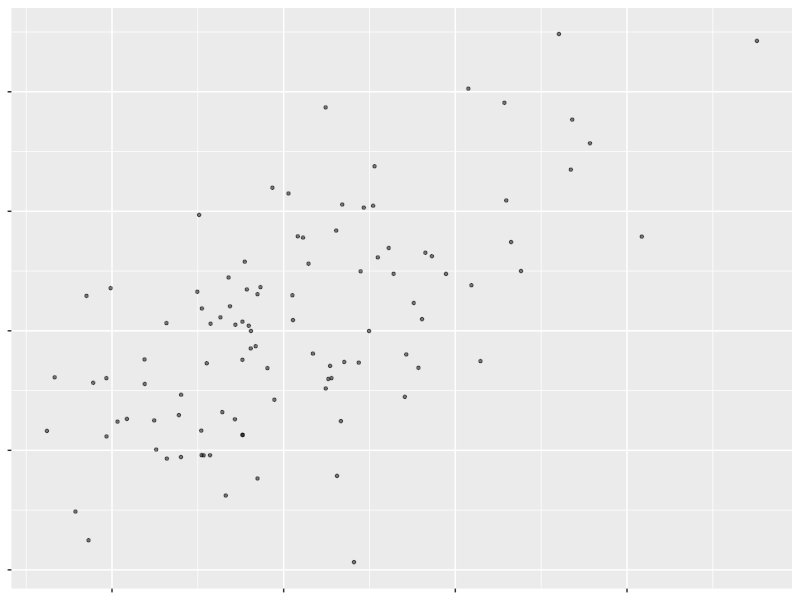
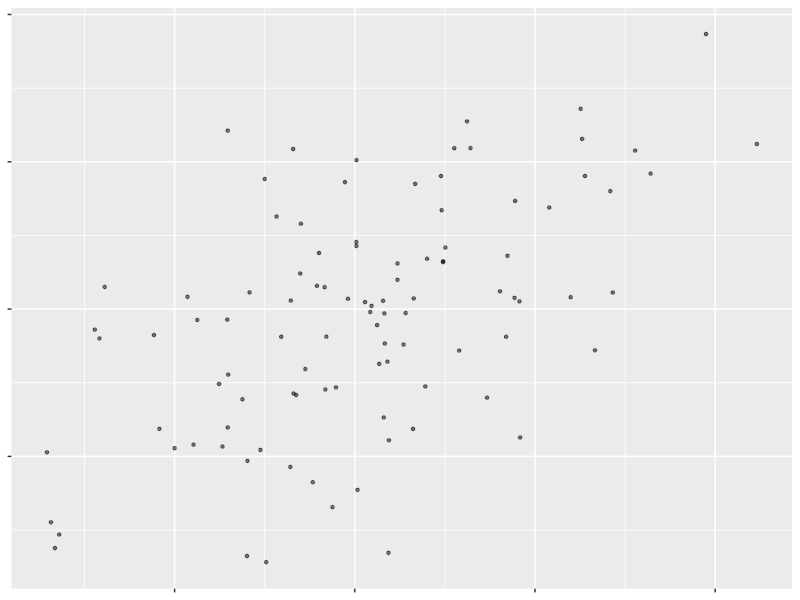
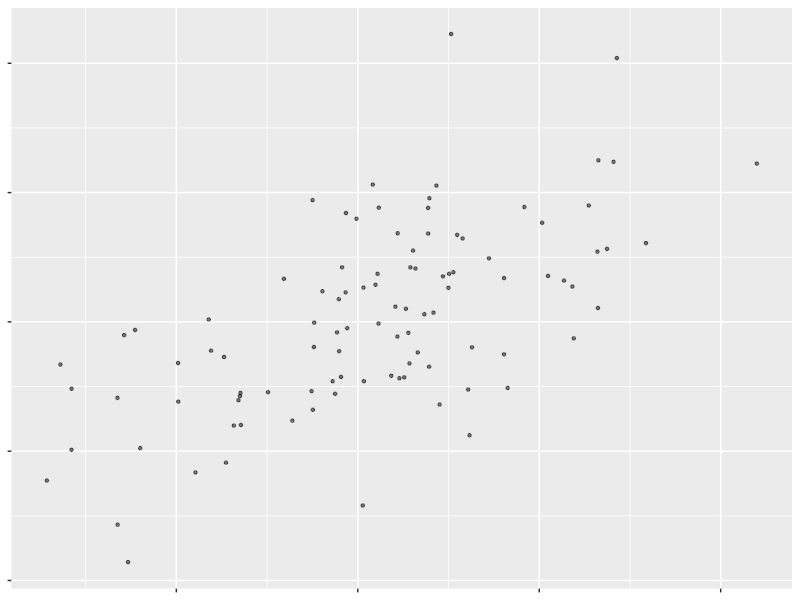
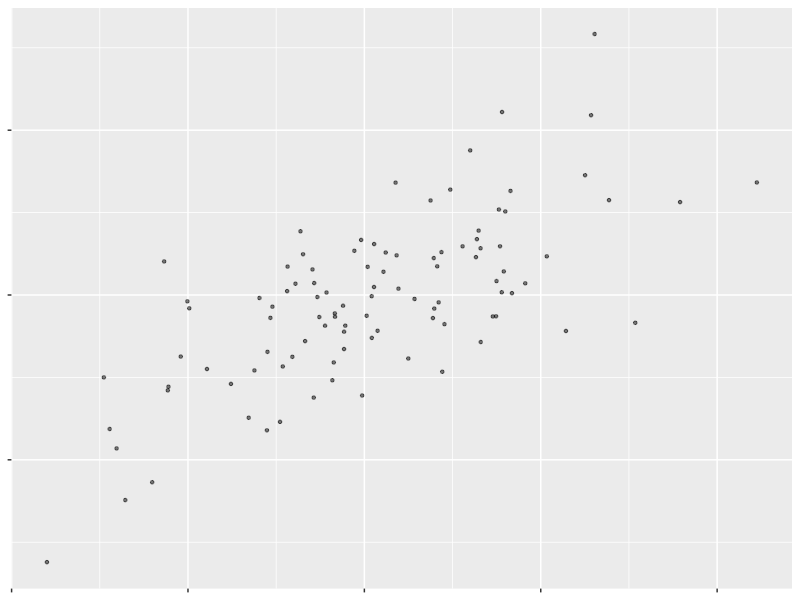
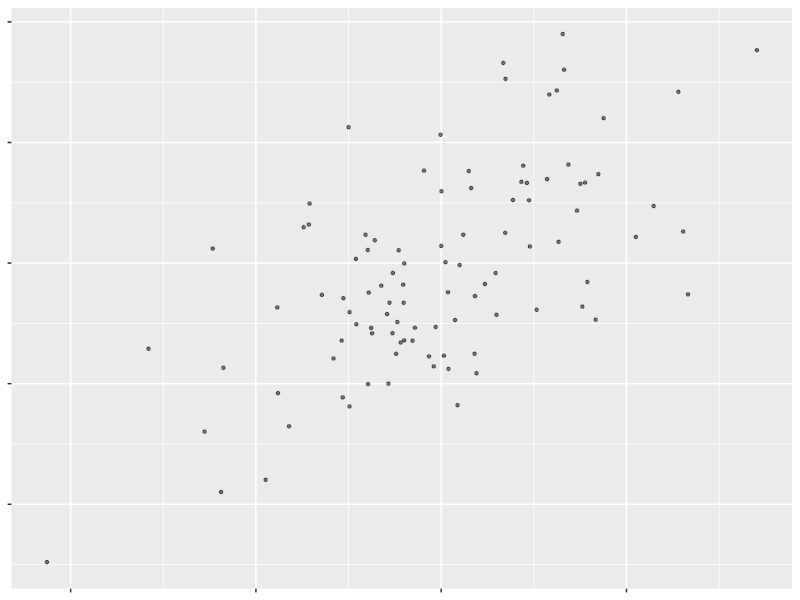
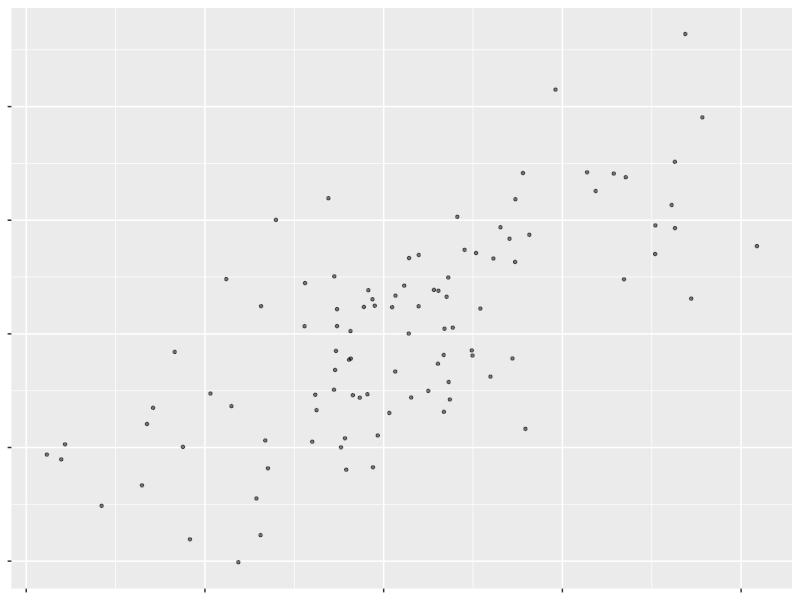
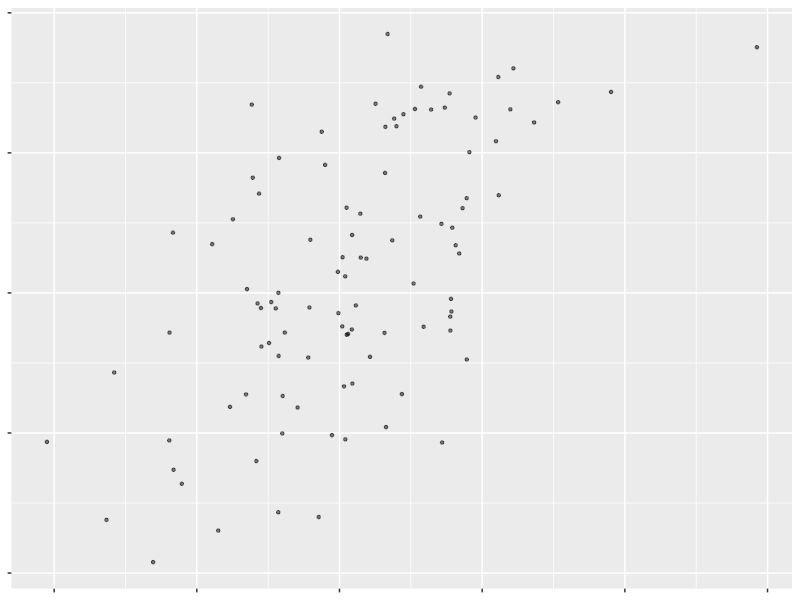
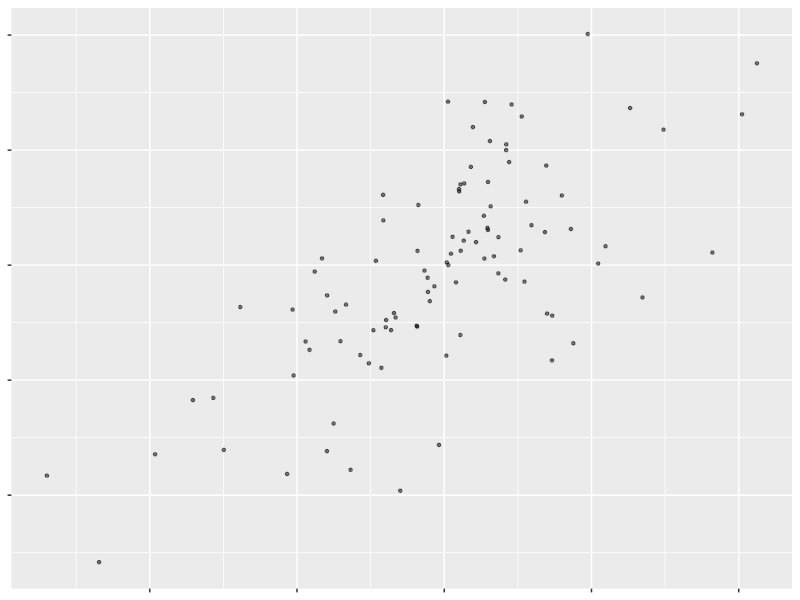

The R source for these figures, in order: (Note: this script raises an error after producing the figures.)
library(MASS)
library(ggplot2)


auto_bino <- function(number, ixx=1)
{
  p_value = 0.6
  
  size = 1.5
  alpha = 0.5
  shape = 20
  col = "black"
  
  s1 = 2
  s2 = 2
  
  bivn <- mvrnorm(number, mu = c(0, 0), Sigma = matrix(c(s1^2, s1*s2*p_value, s2*s1*p_value, s2^2), 2))
  
  bivn.kde <- kde2d(bivn[,1], bivn[,2], n = number)
  
  data_frame <- data.frame(bivn)
  
  p <- ggplot(data_frame, aes(bivn[,1], bivn[,2]))
  p <- p + geom_point(size = size, shape = shape, col = col, alpha = alpha)
  p <- p + theme(axis.text.y = element_blank(), axis.text.x = element_blank(),axis.title = element_blank())
  
  fname <- "D:\\InfoVis\\Scag_Data_Builder\\bino\\bino_"
  numname <- as.character(number)
  fname <- paste(fname, numname, sep = '') 
  fname <- paste(fname, "_", sep = '')
  numname <- as.character(ixx)
  fname <- paste(fname, numname, sep = '')
  fname_csv <- paste(fname, ".csv", sep = '')
  fname_png <- paste(fname, ".png", sep = '')
  #print(fname)
  
  ggsave(fname_png,p,width = 3,height = 3)
  #print(p)
  write.table(data_frame,
              file = fname_csv,
              append = FALSE, 
              quote = FALSE, 
              sep = ",", 
              col.names = FALSE, 
              row.names = FALSE)
  
  print(p)
}


for(i in 1:9)
{
  
  num = i*100
  #num=150
  #print(num)

  for(ixx in 1:50)
  {
    auto_bino(num,ixx)
  }
  
}
